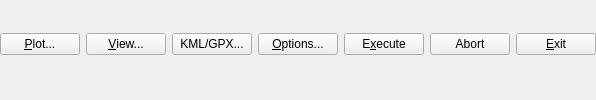
    <widget class="QWidget" name="Panel2" native="true">
     <property name="enabled">
      <bool>true</bool>
     </property>
     <property name="sizePolicy">
      <sizepolicy hsizetype="Preferred" vsizetype="Fixed">
       <horstretch>0</horstretch>
       <verstretch>0</verstretch>
      </sizepolicy>
     </property>
     <property name="toolTip">
      <string/>
     </property>
     <property name="layoutDirection">
      <enum>Qt::LeftToRight</enum>
     </property>
     <property name="text" stdset="0">
      <string/>
     </property>
     <layout class="QHBoxLayout" name="horizontalLayout">
      <property name="leftMargin">
       <number>0</number>
      </property>
      <property name="topMargin">
       <number>0</number>
      </property>
      <property name="rightMargin">
       <number>0</number>
      </property>
      <item>
       <widget class="QPushButton" name="BtnPlot">
        <property name="enabled">
         <bool>true</bool>
        </property>
        <property name="toolTip">
         <string/>
        </property>
        <property name="text">
         <string>&amp;Plot...</string>
        </property>
        <property name="icon">
         <iconset resource="../rtkconv_qt/rtkconv_qt.qrc">
          <normaloff>:/buttons/chart.bmp</normaloff>:/buttons/chart.bmp</iconset>
        </property>
        <property name="flat">
         <bool>false</bool>
        </property>
       </widget>
      </item>
      <item>
       <widget class="QPushButton" name="BtnView">
        <property name="enabled">
         <bool>true</bool>
        </property>
        <property name="toolTip">
         <string/>
        </property>
        <property name="text">
         <string>&amp;View...</string>
        </property>
        <property name="icon">
         <iconset resource="../rtkconv_qt/rtkconv_qt.qrc">
          <normaloff>:/buttons/doc.bmp</normaloff>:/buttons/doc.bmp</iconset>
        </property>
        <property name="flat">
         <bool>false</bool>
        </property>
       </widget>
      </item>
      <item>
       <widget class="QPushButton" name="BtnToKML">
        <property name="enabled">
         <bool>true</bool>
        </property>
        <property name="toolTip">
         <string/>
        </property>
        <property name="text">
         <string>KML/GPX...</string>
        </property>
        <property name="flat">
         <bool>false</bool>
        </property>
       </widget>
      </item>
      <item>
       <widget class="QPushButton" name="BtnOption">
        <property name="enabled">
         <bool>true</bool>
        </property>
        <property name="toolTip">
         <string/>
        </property>
        <property name="text">
         <string>&amp;Options...</string>
        </property>
        <property name="icon">
         <iconset resource="../rtkconv_qt/rtkconv_qt.qrc">
          <normaloff>:/buttons/toolbmp</normaloff>:/buttons/toolbmp</iconset>
        </property>
        <property name="flat">
         <bool>false</bool>
        </property>
       </widget>
      </item>
      <item>
       <widget class="QPushButton" name="BtnExec">
        <property name="enabled">
         <bool>true</bool>
        </property>
        <property name="toolTip">
         <string/>
        </property>
        <property name="text">
         <string>E&amp;xecute</string>
        </property>
        <property name="icon">
         <iconset resource="../rtkconv_qt/rtkconv_qt.qrc">
          <normaloff>:/buttons/start.bmp</normaloff>:/buttons/start.bmp</iconset>
        </property>
        <property name="flat">
         <bool>false</bool>
        </property>
       </widget>
      </item>
      <item>
       <widget class="QPushButton" name="BtnAbort">
        <property name="text">
         <string>Abort</string>
        </property>
        <property name="icon">
         <iconset resource="../rtkconv_qt/rtkconv_qt.qrc">
          <normaloff>:/buttons/stop2.bmp</normaloff>:/buttons/stop2.bmp</iconset>
        </property>
       </widget>
      </item>
      <item>
       <widget class="QPushButton" name="BtnExit">
        <property name="enabled">
         <bool>true</bool>
        </property>
        <property name="toolTip">
         <string/>
        </property>
        <property name="text">
         <string>&amp;Exit</string>
        </property>
        <property name="flat">
         <bool>false</bool>
        </property>
       </widget>
      </item>
     </layout>
    </widget>
